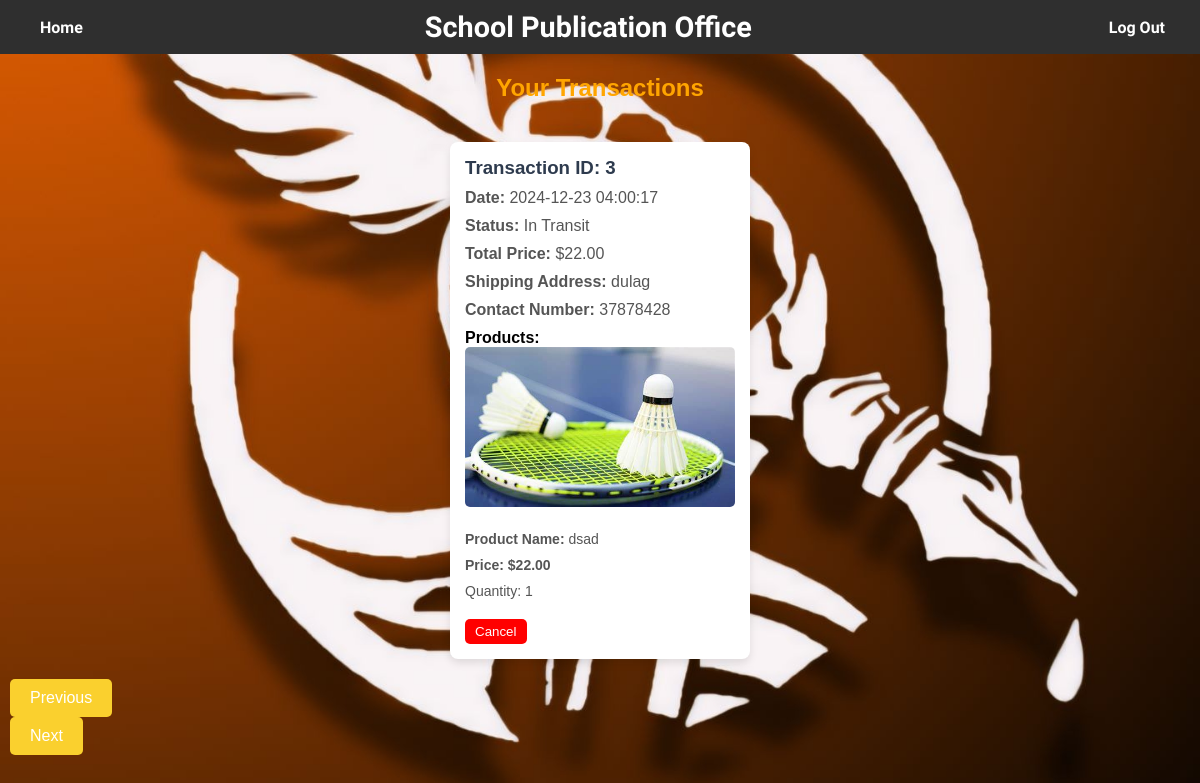
Page /transactions.php (signed in) on the committed database.
### tables this page shows
CREATE TABLE `transaction_products` (
  `trans_product_id` int(11) NOT NULL,
  `trans_id` int(11) NOT NULL,
  `product_id` int(11) NOT NULL,
  `quantity` int(11) NOT NULL,
  `price` decimal(10,2) NOT NULL
);

CREATE TABLE `transactions` (
  `trans_id` int(11) NOT NULL,
  `user_id` int(11) NOT NULL,
  `price` decimal(10,2) NOT NULL,
  `status` enum('Pending','Confirmed','Cancelled','Shipped') NOT NULL DEFAULT 'Pending',
  `transaction_date` timestamp NOT NULL DEFAULT current_timestamp(),
  `shipping_address` text NOT NULL,
  `contact_number` varchar(20) NOT NULL
);

CREATE TABLE `products` (
  `product_id` int(11) NOT NULL,
  `name` varchar(255) NOT NULL,
  `description` text DEFAULT NULL,
  `price` decimal(10,2) NOT NULL,
  `image` varchar(255) DEFAULT NULL,
  `stock_quantity` int(11) NOT NULL DEFAULT 0,
  `status` enum('Confirmed','Pending','Cancelled','Shipped','Sold') NOT NULL DEFAULT 'Pending',
  `created_at` timestamp NOT NULL DEFAULT current_timestamp(),
  `updated_at` timestamp NOT NULL DEFAULT current_timestamp() ON UPDATE current_timestamp()
);

### transactions.php (the view, shortened to what this page needs)
<?php
include 'plugin/header.php';
include 'db.php';
$user_id = $_SESSION['user_id'];
$sql = "
    SELECT t.trans_id, t.user_id, t.price, t.status, t.transaction_date,
           t.shipping_address, t.contact_number,
           tp.product_id, tp.quantity, tp.price as product_price,
           p.name as product_name, p.image as product_image
    FROM transactions t
    JOIN transaction_products tp ON t.trans_id = tp.trans_id
    JOIN products p ON tp.product_id = p.product_id
    WHERE t.user_id = ? AND t.status != 'Cancelled'
";
$stmt = $conn->prepare($sql);
$stmt->bind_param("i", $user_id);
$stmt->execute();
$result = $stmt->get_result();
?>
<!DOCTYPE html>
<html lang="en">
<head>
</head>
<body>
    <h2>Your Transactions</h2>
    <div class="transaction-container">
        <?php while ($row = $result->fetch_assoc()): ?>
          <div class="transaction-card">
    <h3>Transaction ID: <?= $row['trans_id'] ?></h3>
    <p><strong>Date:</strong> <?= $row['transaction_date'] ?></p>
    <p><strong>Status:</strong>
        <?php
        if ($row['status'] == 'Confirmed') {
            echo 'In Transit';
        } else {
            echo $row['status'];
        }
        ?>
    </p>
    <p><strong>Total Price:</strong> $<?= number_format($row['price'], 2) ?></p>
    <p><strong>Shipping Address:</strong> <?= $row['shipping_address'] ?></p>
    <p><strong>Contact Number:</strong> <?= $row['contact_number'] ?></p>
    <div class="product-info">
        <h4>Products:</h4>
        <img src="<?= htmlspecialchars($row['product_image']) ?>" alt="<?= htmlspecialchars($row['product_name']) ?>">
        <p><strong>Product Name:</strong> <?= htmlspecialchars($row['product_name']) ?></p>
        <p class="price">Price: $<?= number_format($row['product_price'], 2) ?></p>
        <p>Quantity: <?= $row['quantity'] ?></p>
    </div>
    <div class="card-footer">
        <form method="POST" onsubmit="return confirm('Are you sure you want to cancel this transaction?');">
            <button type="submit" name="cancel_transaction" class="cancel-button">Cancel</button>
        </form>
    </div>
</div>
        <?php endwhile; ?>
    </div>
    <div class="nav-buttons">
                <a href="cart.php">Previous</a>
            </div>
            <div class="nav-buttons">
                <a href="spo_dashboard.php">Next</a>
            </div>
</body>
</html>

### plugin/header.php (style rules this page uses)
* { margin: 0; padding: 0; box-sizing: border-box; }
body { font-family: 'MedievalSharp', sans-serif; background-color: white; overflow-x: hidden; transition: background-color 0.3s ease-in-out; }

### transactions.php (style rules this page uses)
body { font-family: Arial, sans-serif; background: url('uploads/liberator3.jpg') no-repeat center center/cover; margin: 0; padding: 0; }
h2 { text-align: center; color: orange; padding: 20px 0; margin: 0; }
.transaction-container { display: flex; flex-wrap: wrap; justify-content: center; gap: 20px; padding: 20px; }
.transaction-card { background-color: white; border-radius: 8px; box-shadow: 0 4px 8px rgba(0, 0, 0, 0.1); width: 300px; padding: 15px; transition: transform 0.3s ease-in-out; }
.transaction-card h3 { margin: 0; color: #2e3b4e; }
.transaction-card p { margin: 10px 0; color: #555; }
.product-info { margin-top: 10px; }
.product-info img { width: 100%; height: auto; border-radius: 5px; margin-bottom: 10px; }
.product-info p { font-size: 14px; }
.price { font-weight: bold; color: #2e3b4e; }
.card-footer { display: flex; justify-content: space-between; align-items: center; margin-top: 20px; font-size: 14px; color: #888; }
.cancel-button { padding: 5px 10px; background-color: red; color: white; border: none; border-radius: 5px; cursor: pointer; }
.nav-buttons a { display: inline-block; padding: 10px 20px; margin: 0 10px; color: #fff; background-color: #FAD02E; text-decoration: none; border-radius: 5px; transition: background-color 0.3s; }

### rows in the picture
transaction_products: trans.trans_id "3", trans.transaction_date "2024-12-23 04:00:17", trans.price "22.00", trans.shipping_address "dulag", trans.contact_number "37878428", product.image (picture), product.name "dsad", price "22.00", quantity "1"
